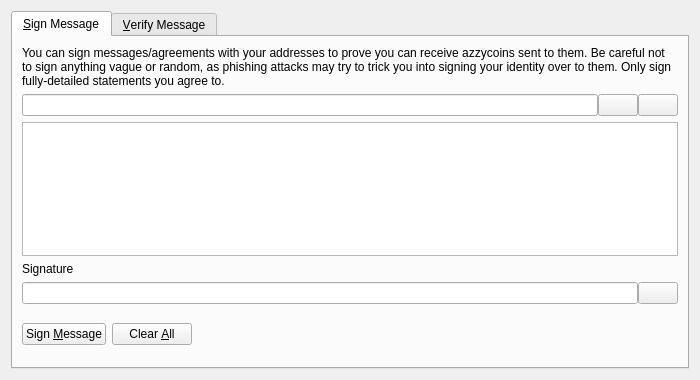
<?xml version="1.0" encoding="UTF-8"?>
<ui version="4.0">
 <class>SignVerifyMessageDialog</class>
 <widget class="QDialog" name="SignVerifyMessageDialog">
  <property name="geometry">
   <rect>
    <x>0</x>
    <y>0</y>
    <width>700</width>
    <height>380</height>
   </rect>
  </property>
  <property name="windowTitle">
   <string>Signatures - Sign / Verify a Message</string>
  </property>
  <property name="modal">
   <bool>true</bool>
  </property>
  <layout class="QVBoxLayout" name="verticalLayout">
   <item>
    <widget class="QTabWidget" name="tabWidget">
     <property name="currentIndex">
      <number>0</number>
     </property>
     <widget class="QWidget" name="tabSignMessage">
      <attribute name="title">
       <string>&amp;Sign Message</string>
      </attribute>
      <layout class="QVBoxLayout" name="verticalLayout_SM">
       <item>
        <widget class="QLabel" name="infoLabel_SM">
         <property name="text">
          <string>You can sign messages/agreements with your addresses to prove you can receive azzycoins sent to them. Be careful not to sign anything vague or random, as phishing attacks may try to trick you into signing your identity over to them. Only sign fully-detailed statements you agree to.</string>
         </property>
         <property name="textFormat">
          <enum>Qt::PlainText</enum>
         </property>
         <property name="wordWrap">
          <bool>true</bool>
         </property>
        </widget>
       </item>
       <item>
        <layout class="QHBoxLayout" name="horizontalLayout_1_SM">
         <property name="spacing">
          <number>0</number>
         </property>
         <item>
          <widget class="QValidatedLineEdit" name="addressIn_SM">
           <property name="toolTip">
            <string>The Azzycoin address to sign the message with</string>
           </property>
          </widget>
         </item>
         <item>
          <widget class="QPushButton" name="addressBookButton_SM">
           <property name="toolTip">
            <string>Choose previously used address</string>
           </property>
           <property name="text">
            <string/>
           </property>
           <property name="icon">
            <iconset resource="../bitcoin.qrc">
             <normaloff>:/icons/address-book</normaloff>:/icons/address-book</iconset>
           </property>
           <property name="shortcut">
            <string>Alt+A</string>
           </property>
           <property name="autoDefault">
            <bool>false</bool>
           </property>
          </widget>
         </item>
         <item>
          <widget class="QPushButton" name="pasteButton_SM">
           <property name="toolTip">
            <string>Paste address from clipboard</string>
           </property>
           <property name="text">
            <string/>
           </property>
           <property name="icon">
            <iconset resource="../bitcoin.qrc">
             <normaloff>:/icons/editpaste</normaloff>:/icons/editpaste</iconset>
           </property>
           <property name="shortcut">
            <string>Alt+P</string>
           </property>
           <property name="autoDefault">
            <bool>false</bool>
           </property>
          </widget>
         </item>
        </layout>
       </item>
       <item>
        <widget class="QPlainTextEdit" name="messageIn_SM">
         <property name="toolTip">
          <string>Enter the message you want to sign here</string>
         </property>
        </widget>
       </item>
       <item>
        <widget class="QLabel" name="signatureLabel_SM">
         <property name="text">
          <string>Signature</string>
         </property>
         <property name="textFormat">
          <enum>Qt::PlainText</enum>
         </property>
        </widget>
       </item>
       <item>
        <layout class="QHBoxLayout" name="horizontalLayout_2_SM">
         <property name="spacing">
          <number>0</number>
         </property>
         <item>
          <widget class="QLineEdit" name="signatureOut_SM">
           <property name="font">
            <font>
             <italic>true</italic>
            </font>
           </property>
           <property name="readOnly">
            <bool>true</bool>
           </property>
          </widget>
         </item>
         <item>
          <widget class="QPushButton" name="copySignatureButton_SM">
           <property name="toolTip">
            <string>Copy the current signature to the system clipboard</string>
           </property>
           <property name="text">
            <string/>
           </property>
           <property name="icon">
            <iconset resource="../bitcoin.qrc">
             <normaloff>:/icons/editcopy</normaloff>:/icons/editcopy</iconset>
           </property>
           <property name="autoDefault">
            <bool>false</bool>
           </property>
          </widget>
         </item>
        </layout>
       </item>
       <item>
        <layout class="QHBoxLayout" name="horizontalLayout_3_SM">
         <item>
          <widget class="QPushButton" name="signMessageButton_SM">
           <property name="toolTip">
            <string>Sign the message to prove you own this Azzycoin address</string>
           </property>
           <property name="text">
            <string>Sign &amp;Message</string>
           </property>
           <property name="icon">
            <iconset resource="../bitcoin.qrc">
             <normaloff>:/icons/edit</normaloff>:/icons/edit</iconset>
           </property>
           <property name="autoDefault">
            <bool>false</bool>
           </property>
          </widget>
         </item>
         <item>
          <widget class="QPushButton" name="clearButton_SM">
           <property name="toolTip">
            <string>Reset all sign message fields</string>
           </property>
           <property name="text">
            <string>Clear &amp;All</string>
           </property>
           <property name="icon">
            <iconset resource="../bitcoin.qrc">
             <normaloff>:/icons/remove</normaloff>:/icons/remove</iconset>
           </property>
           <property name="autoDefault">
            <bool>false</bool>
           </property>
          </widget>
         </item>
         <item>
          <spacer name="horizontalSpacer_1_SM">
           <property name="orientation">
            <enum>Qt::Horizontal</enum>
           </property>
           <property name="sizeHint" stdset="0">
            <size>
             <width>40</width>
             <height>48</height>
            </size>
           </property>
          </spacer>
         </item>
         <item>
          <widget class="QLabel" name="statusLabel_SM">
           <property name="font">
            <font>
             <weight>75</weight>
             <bold>true</bold>
            </font>
           </property>
           <property name="text">
            <string/>
           </property>
           <property name="wordWrap">
            <bool>true</bool>
           </property>
          </widget>
         </item>
         <item>
          <spacer name="horizontalSpacer_2_SM">
           <property name="orientation">
            <enum>Qt::Horizontal</enum>
           </property>
           <property name="sizeHint" stdset="0">
            <size>
             <width>40</width>
             <height>48</height>
            </size>
           </property>
          </spacer>
         </item>
        </layout>
       </item>
      </layout>
     </widget>
     <widget class="QWidget" name="tabVerifyMessage">
      <attribute name="title">
       <string>&amp;Verify Message</string>
      </attribute>
      <layout class="QVBoxLayout" name="verticalLayout_VM">
       <item>
        <widget class="QLabel" name="infoLabel_VM">
         <property name="text">
          <string>Enter the receiver's address, message (ensure you copy line breaks, spaces, tabs, etc. exactly) and signature below to verify the message. Be careful not to read more into the signature than what is in the signed message itself, to avoid being tricked by a man-in-the-middle attack. Note that this only proves the signing party receives with the address, it cannot prove sendership of any transaction!</string>
         </property>
         <property name="textFormat">
          <enum>Qt::PlainText</enum>
         </property>
         <property name="alignment">
          <set>Qt::AlignLeading|Qt::AlignLeft|Qt::AlignTop</set>
         </property>
         <property name="wordWrap">
          <bool>true</bool>
         </property>
        </widget>
       </item>
       <item>
        <layout class="QHBoxLayout" name="horizontalLayout_1_VM">
         <property name="spacing">
          <number>0</number>
         </property>
         <item>
          <widget class="QValidatedLineEdit" name="addressIn_VM">
           <property name="toolTip">
            <string>The Azzycoin address the message was signed with</string>
           </property>
          </widget>
         </item>
         <item>
          <widget class="QPushButton" name="addressBookButton_VM">
           <property name="toolTip">
            <string>Choose previously used address</string>
           </property>
           <property name="text">
            <string/>
           </property>
           <property name="icon">
            <iconset resource="../bitcoin.qrc">
             <normaloff>:/icons/address-book</normaloff>:/icons/address-book</iconset>
           </property>
           <property name="shortcut">
            <string>Alt+A</string>
           </property>
           <property name="autoDefault">
            <bool>false</bool>
           </property>
          </widget>
         </item>
        </layout>
       </item>
       <item>
        <widget class="QPlainTextEdit" name="messageIn_VM"/>
       </item>
       <item>
        <widget class="QValidatedLineEdit" name="signatureIn_VM"/>
       </item>
       <item>
        <layout class="QHBoxLayout" name="horizontalLayout_2_VM">
         <item>
          <widget class="QPushButton" name="verifyMessageButton_VM">
           <property name="toolTip">
            <string>Verify the message to ensure it was signed with the specified Azzycoin address</string>
           </property>
           <property name="text">
            <string>Verify &amp;Message</string>
           </property>
           <property name="icon">
            <iconset resource="../bitcoin.qrc">
             <normaloff>:/icons/transaction_0</normaloff>:/icons/transaction_0</iconset>
           </property>
           <property name="autoDefault">
            <bool>false</bool>
           </property>
          </widget>
         </item>
         <item>
          <widget class="QPushButton" name="clearButton_VM">
           <property name="toolTip">
            <string>Reset all verify message fields</string>
           </property>
           <property name="text">
            <string>Clear &amp;All</string>
           </property>
           <property name="icon">
            <iconset resource="../bitcoin.qrc">
             <normaloff>:/icons/remove</normaloff>:/icons/remove</iconset>
           </property>
           <property name="autoDefault">
            <bool>false</bool>
           </property>
          </widget>
         </item>
         <item>
          <spacer name="horizontalSpacer_1_VM">
           <property name="orientation">
            <enum>Qt::Horizontal</enum>
           </property>
           <property name="sizeHint" stdset="0">
            <size>
             <width>40</width>
             <height>48</height>
            </size>
           </property>
          </spacer>
         </item>
         <item>
          <widget class="QLabel" name="statusLabel_VM">
           <property name="font">
            <font>
             <weight>75</weight>
             <bold>true</bold>
            </font>
           </property>
           <property name="text">
            <string/>
           </property>
           <property name="wordWrap">
            <bool>true</bool>
           </property>
          </widget>
         </item>
         <item>
          <spacer name="horizontalSpacer_2_VM">
           <property name="orientation">
            <enum>Qt::Horizontal</enum>
           </property>
           <property name="sizeHint" stdset="0">
            <size>
             <width>40</width>
             <height>48</height>
            </size>
           </property>
          </spacer>
         </item>
        </layout>
       </item>
      </layout>
     </widget>
    </widget>
   </item>
  </layout>
 </widget>
 <customwidgets>
  <customwidget>
   <class>QValidatedLineEdit</class>
   <extends>QLineEdit</extends>
   <header>qvalidatedlineedit.h</header>
  </customwidget>
 </customwidgets>
 <resources>
  <include location="../bitcoin.qrc"/>
 </resources>
 <connections/>
</ui>
